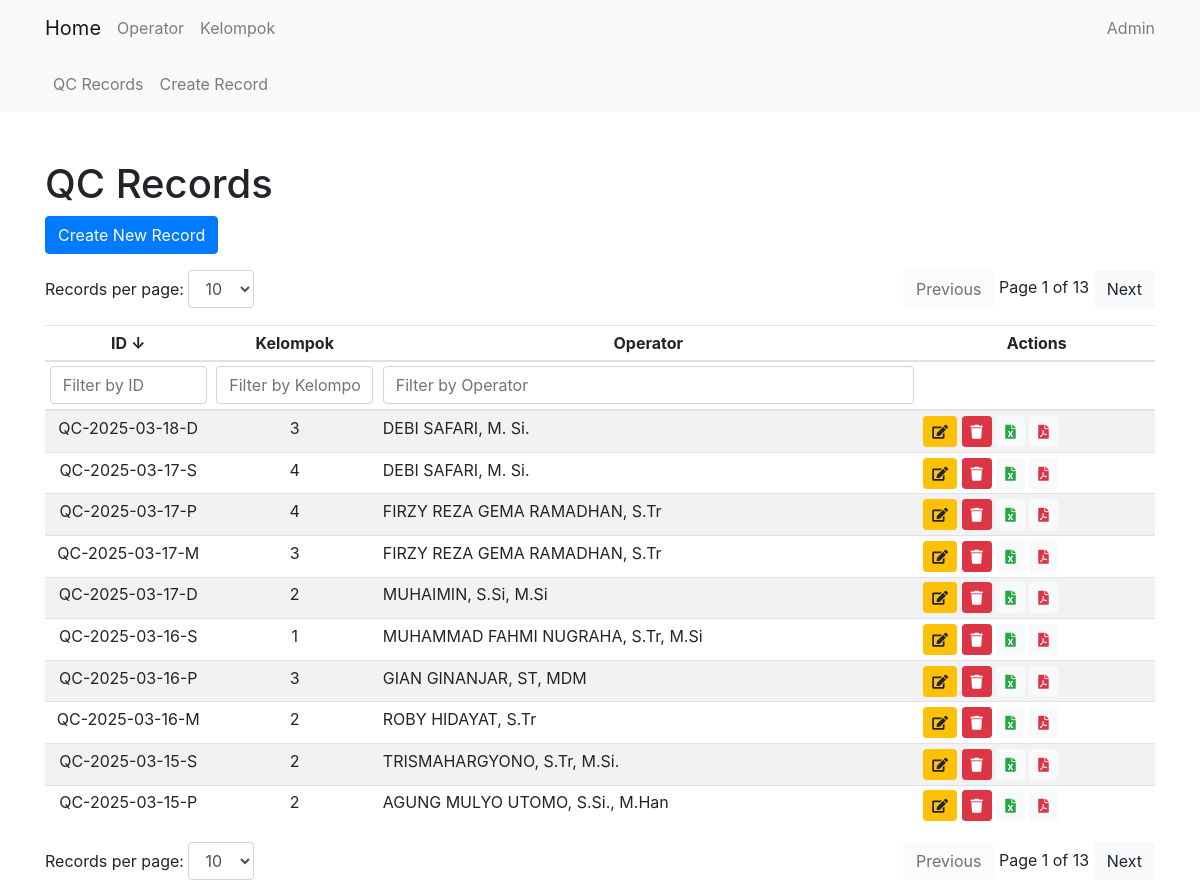
The page /qc/ on the database its author committed.
### qc/models.py (models this page shows, shortened)
class QcRecord(models.Model):
    date = models.DateField(default=get_default_date)
    qc_id = models.CharField(max_length=15, default='0')
    shift = models.CharField(max_length=15, choices=SHIFT, default='P')
    kelompok = models.CharField(max_length=1, choices=KELOMPOK, default='1')
    jam_pelaksanaan = models.TimeField(default=(timezone.now() + timezone.timedelta(hours=7)).replace(second=0, microsecond=0))
    qc_prev = models.TextField(default='0')
    qc = models.TextField(default='0')
    operator = models.ForeignKey(Operator, on_delete=models.CASCADE)
    NIP = models.CharField(max_length=18, default='0')
    event_indonesia = models.IntegerField(default=0)
    event_luar = models.IntegerField(default=0)
    kel_sebelum = models.CharField(max_length=1, choices=KELOMPOK, default='1')

### core/models.py (models this page shows)
class Operator(models.Model):
    name = models.CharField(max_length=100)
    NIP = models.CharField(max_length=18)
    nickname = models.CharField(max_length=100, default='')
    def __str__(self):
        return self.name

### qc/views.py (the view)
# urls.py: path('', QcRecordListView.as_view(), name='qcrecord_list'),
class QcRecordListView(ListView):
    model = QcRecord
    template_name = 'qc/qcrecord_list.html'
    context_object_name = 'qcrecords'

### qc/templates/qc/qcrecord_list.html (shortened to what this page needs)
{% extends 'core/base.html' %}
{% block content %}
<h1 class="mt-5">QC Records</h1>
<a href="{% url 'qc:qcrecord_create' %}" class="btn btn-primary mb-3">Create New Record</a>
<div class="d-flex justify-content-between mb-3">
    <div>
        <label for="recordsPerPageTop">Records per page:</label>
        <select id="recordsPerPageTop" class="form-control d-inline-block w-auto">
            <option value="10" selected>10</option>
        </select>
    </div>
    <div>
        <button id="prevPageTop" class="btn btn-light">Previous</button>
        <span id="pageInfoTop"></span>
        <button id="nextPageTop" class="btn btn-light">Next</button>
    </div>
</div>
<div class="table-responsive">
    <table class="table table-striped table-sm" id="qcRecordTable">
        <thead>
            <tr>
                <th onclick="sortTable(0)" style="cursor: pointer; text-align: center;" width="15%">ID <span id="idSortArrow">↓</span></th>
                <th onclick="sortTable(1)" style="cursor: pointer; text-align: center;" width="15%">Kelompok </th>
                <th onclick="sortTable(2)" style="cursor: pointer; text-align: center;">Operator </th>
                <th style="text-align: center;">Actions</th>
            </tr>
            <tr>
                <th><input type="text" id="idFilter" onkeyup="filterTable(0)" placeholder="Filter by ID" class="form-control"></th>
                <th><input type="text" id="kelompokFilter" onkeyup="filterTable(1)" placeholder="Filter by Kelompok" class="form-control"></th>
                <th><input type="text" id="operatorFilter" onkeyup="filterTable(2)" placeholder="Filter by Operator" class="form-control"></th>
                <th></th>
            </tr>
        </thead>
        <tbody id="qcRecordTableBody">
            {% for record in qcrecords|dictsortreversed:"qc_id" %}
            <tr>
                <td style="text-align: center;">{{ record.qc_id }}</td>
                <td style="text-align: center;">{{ record.kelompok }}</td>
                <td>{{ record.operator }}</td>
                <td>
                    <a href="{% url 'qc:qcrecord_update' record.pk %}" class="btn btn-sm btn-warning" data-toggle="tooltip" title="Edit">
                        <i class="fas fa-edit"></i>
                    </a>
                    <form action="{% url 'qc:qcrecord_delete_direct' record.pk %}" method="post" style="display:inline;">
                        <button type="button" class="btn btn-sm btn-danger delete-button" data-toggle="tooltip" title="Delete">
                            <i class="fas fa-trash"></i>
                        </button>
                    </form>
                    <a href="{% url 'qc:export_to_excel' record.pk %}" class="btn btn-sm btn-light text-success" data-toggle="tooltip" title="Export to Excel">
                        <i class="fas fa-file-excel"></i>
                    </a>
                    <a href="{% url 'qc:export_to_pdf' record.pk %}" class="btn btn-sm btn-light text-danger" data-toggle="tooltip" title="Export to PDF">
                        <i class="fas fa-file-pdf"></i>
                    </a>
                </td>
            </tr>
            {% endfor %}
        </tbody>
    </table>
</div>
<div class="d-flex justify-content-between">
    <div>
        <label for="recordsPerPage">Records per page:</label>
        <select id="recordsPerPage" class="form-control d-inline-block w-auto">
            <option value="10" selected>10</option>
        </select>
    </div>
    <div>
        <button id="prevPage" class="btn btn-light">Previous</button>
        <span id="pageInfo"></span>
        <button id="nextPage" class="btn btn-light">Next</button>
    </div>
</div>
{% endblock %}

### rows shown on the page
QcRecord: qc_id "QC-2025-03-18-D", kelompok "3", operator "DEBI SAFARI, M. Si."
QcRecord: qc_id "QC-2025-03-17-S", kelompok "4", operator "DEBI SAFARI, M. Si."
QcRecord: qc_id "QC-2025-03-17-P", kelompok "4", operator "FIRZY REZA GEMA RAMADHAN, S.Tr"
QcRecord: qc_id "QC-2025-03-17-M", kelompok "3", operator "FIRZY REZA GEMA RAMADHAN, S.Tr"
QcRecord: qc_id "QC-2025-03-17-D", kelompok "2", operator "MUHAIMIN, S.Si, M.Si"
QcRecord: qc_id "QC-2025-03-16-S", kelompok "1", operator "MUHAMMAD FAHMI NUGRAHA, S.Tr, M.Si"
QcRecord: qc_id "QC-2025-03-16-P", kelompok "3", operator "GIAN GINANJAR, ST, MDM"
QcRecord: qc_id "QC-2025-03-16-M", kelompok "2", operator "ROBY HIDAYAT, S.Tr"
QcRecord: qc_id "QC-2025-03-15-S", kelompok "2", operator "TRISMAHARGYONO, S.Tr, M.Si."
QcRecord: qc_id "QC-2025-03-15-P", kelompok "2", operator "AGUNG MULYO UTOMO, S.Si., M.Han"
